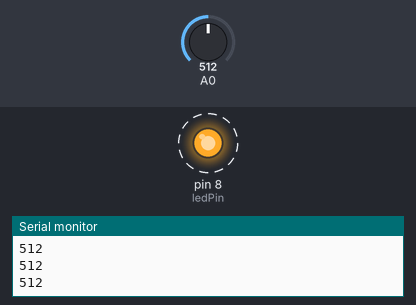
Bench run of a sketch on a simulated Arduino Uno, built with avr-gcc and run on an emulated ATmega328P. Shown: output pins drawn as LEDs (lit = HIGH), the last lines printed to the serial monitor. Dashed ring = blinking. Inputs (shaded band) come from the test bench; at power-on: A0 = 512.

Above: at 1.27 s.
1.3 s: A0 set to 790
4.3 s: A0 set to 806
At 5.2 s:
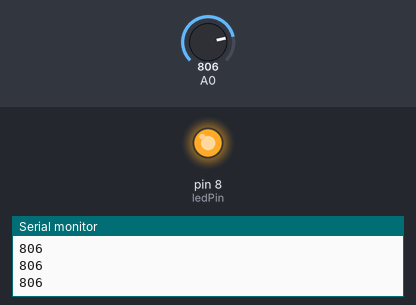
5.8 s: A0 set to 716
At 6.02 s:
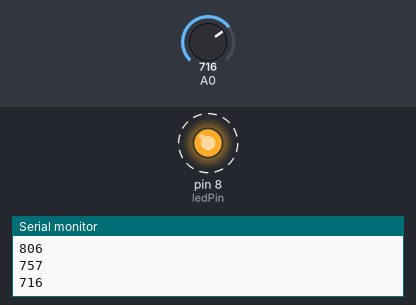
8.8 s: A0 set to 810
At 9.8 s:
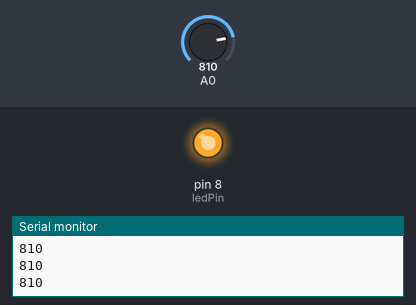
Timing chart, 0 to 11.3 s (numbered marks = the images above; inputs shaded):
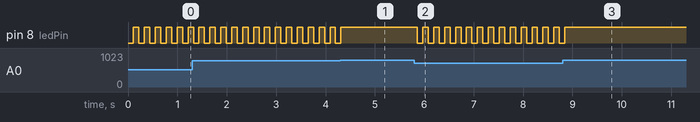

The sketch:

micAverageValue.ino
```cpp
const int ledPin = 8;

int sample;
int numberOfSamples = 1024;
long averageReading;

const int threshold=800;


void setup() {
  pinMode(ledPin, OUTPUT);
  Serial.begin(9600);
}
void loop() {
  long sumOfSamples = 0;
  for (int i=0; i<numberOfSamples; i++) { //take many readings and average them
    sample = analogRead(0);
    sumOfSamples +=sample;
  }

  averageReading = sumOfSamples/numberOfSamples;

  if (averageReading<threshold){
    digitalWrite(ledPin, !digitalRead(ledPin));

 }
  Serial.println(averageReading);

}
```

Measured:
- the behaviour switches between 799 and 800 on A0 (found by bisection; images 0 and 1)
- after the input at 4.3 s, pin 8 (ledPin): goes on until 4.3 s, then stays HIGH
- after the input at 5.8 s, pin 8 (ledPin): alternates HIGH for 0.11 s and LOW for 0.11 s, starting after 0.06 s
- after the input at 8.8 s, pin 8 (ledPin): goes on until 8.8 s, then stays HIGH
- by itself, pin 8 (ledPin): alternates HIGH for 0.11 s and LOW for 0.11 s
